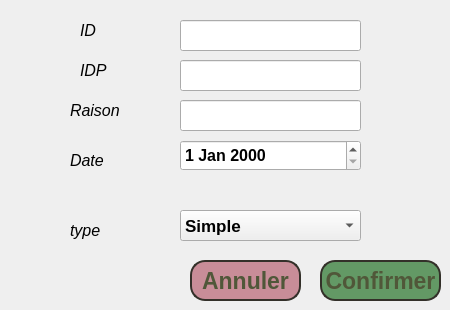
       <widget class="QWidget" name="page_46">
        <widget class="QLabel" name="label_536">
         <property name="geometry">
          <rect>
           <x>80</x>
           <y>10</y>
           <width>81</width>
           <height>41</height>
          </rect>
         </property>
         <property name="font">
          <font>
           <pointsize>12</pointsize>
           <weight>50</weight>
           <italic>true</italic>
           <bold>false</bold>
          </font>
         </property>
         <property name="text">
          <string>ID</string>
         </property>
        </widget>
        <widget class="QLineEdit" name="lineEdit_idAS6">
         <property name="geometry">
          <rect>
           <x>180</x>
           <y>20</y>
           <width>181</width>
           <height>31</height>
          </rect>
         </property>
         <property name="font">
          <font>
           <family>MS UI Gothic</family>
           <pointsize>12</pointsize>
           <weight>75</weight>
           <bold>true</bold>
          </font>
         </property>
         <property name="text">
          <string/>
         </property>
        </widget>
        <widget class="QLabel" name="label_546">
         <property name="geometry">
          <rect>
           <x>70</x>
           <y>90</y>
           <width>81</width>
           <height>41</height>
          </rect>
         </property>
         <property name="font">
          <font>
           <pointsize>12</pointsize>
           <weight>50</weight>
           <italic>true</italic>
           <bold>false</bold>
          </font>
         </property>
         <property name="text">
          <string>Raison</string>
         </property>
        </widget>
        <widget class="QLabel" name="label_556">
         <property name="geometry">
          <rect>
           <x>70</x>
           <y>140</y>
           <width>81</width>
           <height>41</height>
          </rect>
         </property>
         <property name="font">
          <font>
           <pointsize>12</pointsize>
           <weight>50</weight>
           <italic>true</italic>
           <bold>false</bold>
          </font>
         </property>
         <property name="text">
          <string>Date</string>
         </property>
        </widget>
        <widget class="QDateEdit" name="dateEdit_dateAS6">
         <property name="geometry">
          <rect>
           <x>180</x>
           <y>140</y>
           <width>181</width>
           <height>31</height>
          </rect>
         </property>
         <property name="font">
          <font>
           <family>MS UI Gothic</family>
           <pointsize>12</pointsize>
           <weight>75</weight>
           <bold>true</bold>
          </font>
         </property>
        </widget>
        <widget class="QLabel" name="label_566">
         <property name="geometry">
          <rect>
           <x>70</x>
           <y>210</y>
           <width>81</width>
           <height>41</height>
          </rect>
         </property>
         <property name="font">
          <font>
           <pointsize>12</pointsize>
           <weight>50</weight>
           <italic>true</italic>
           <bold>false</bold>
          </font>
         </property>
         <property name="text">
          <string>type</string>
         </property>
        </widget>
        <widget class="QComboBox" name="comboBox_serviceAS6">
         <property name="geometry">
          <rect>
           <x>180</x>
           <y>210</y>
           <width>181</width>
           <height>31</height>
          </rect>
         </property>
         <property name="font">
          <font>
           <family>MS UI Gothic</family>
           <pointsize>13</pointsize>
           <weight>75</weight>
           <bold>true</bold>
          </font>
         </property>
         <item>
          <property name="text">
           <string>Simple</string>
          </property>
         </item>
         <item>
          <property name="text">
           <string>Civile</string>
          </property>
         </item>
         <item>
          <property name="text">
           <string>Juridique</string>
          </property>
         </item>
        </widget>
        <widget class="QPushButton" name="confirmerAS6">
         <property name="geometry">
          <rect>
           <x>320</x>
           <y>260</y>
           <width>121</width>
           <height>41</height>
          </rect>
         </property>
         <property name="font">
          <font>
           <family>MS UI Gothic</family>
           <pointsize>17</pointsize>
           <weight>75</weight>
           <bold>true</bold>
           <underline>false</underline>
           <strikeout>false</strikeout>
           <kerning>true</kerning>
          </font>
         </property>
         <property name="styleSheet">
          <string notr="true">box-shadow: 0px 1px 0px 0px #1c1b18;
	background:linear-gradient(to bottom, #eae0c2 5%, #ccc2a6 100%);
	background-color:#639965;
	border-radius:15px;
	border:2px solid #333029;
	display:inline-block;
	cursor:pointer;
	color:#505739;
	font-weight:bold;
	padding:0px 0 px;
	text-decoration:none;
	text-shadow:0px 1px 0px #ffffff;</string>
         </property>
         <property name="text">
          <string>Confirmer</string>
         </property>
        </widget>
        <widget class="QPushButton" name="annulerAS6">
         <property name="geometry">
          <rect>
           <x>190</x>
           <y>260</y>
           <width>111</width>
           <height>41</height>
          </rect>
         </property>
         <property name="font">
          <font>
           <family>MS UI Gothic</family>
           <pointsize>17</pointsize>
           <weight>75</weight>
           <bold>true</bold>
           <underline>false</underline>
           <strikeout>false</strikeout>
           <kerning>true</kerning>
          </font>
         </property>
         <property name="styleSheet">
          <string notr="true">box-shadow: 0px 1px 0px 0px #1c1b18;
	background:linear-gradient(to bottom, #eae0c2 5%, #ccc2a6 100%);
	background-color:#c88d98;
	border-radius:15px;
	border:2px solid #333029;
	display:inline-block;
	cursor:pointer;
	color:#505739;
	font-weight:bold;
	padding:0px 0 px;
	text-decoration:none;
	text-shadow:0px 1px 0px #ffffff;</string>
         </property>
         <property name="text">
          <string>Annuler</string>
         </property>
        </widget>
        <widget class="QLineEdit" name="lineEdit_raisonAS6">
         <property name="geometry">
          <rect>
           <x>180</x>
           <y>100</y>
           <width>181</width>
           <height>31</height>
          </rect>
         </property>
         <property name="font">
          <font>
           <family>MS UI Gothic</family>
           <pointsize>12</pointsize>
           <weight>50</weight>
           <bold>false</bold>
          </font>
         </property>
        </widget>
        <widget class="QLineEdit" name="lineEdit_idpersonneAS6">
         <property name="geometry">
          <rect>
           <x>180</x>
           <y>60</y>
           <width>181</width>
           <height>31</height>
          </rect>
         </property>
         <property name="font">
          <font>
           <family>MS UI Gothic</family>
           <pointsize>12</pointsize>
           <weight>75</weight>
           <bold>true</bold>
          </font>
         </property>
         <property name="text">
          <string/>
         </property>
        </widget>
        <widget class="QLabel" name="label_616">
         <property name="geometry">
          <rect>
           <x>80</x>
           <y>50</y>
           <width>81</width>
           <height>41</height>
          </rect>
         </property>
         <property name="font">
          <font>
           <pointsize>12</pointsize>
           <weight>50</weight>
           <italic>true</italic>
           <bold>false</bold>
          </font>
         </property>
         <property name="text">
          <string>IDP</string>
         </property>
        </widget>
       </widget>
